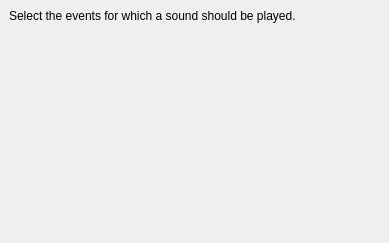
<ui version="4.0" >
 <class>NotificationSettings</class>
 <widget class="QWidget" name="NotificationSettings" >
  <property name="geometry" >
   <rect>
    <x>0</x>
    <y>0</y>
    <width>389</width>
    <height>243</height>
   </rect>
  </property>
  <layout class="QVBoxLayout" >
   <property name="margin" >
    <number>9</number>
   </property>
   <property name="spacing" >
    <number>6</number>
   </property>
   <item>
    <widget class="QLabel" name="label" >
     <property name="text" >
      <string>Select the events for which a sound should be played.</string>
     </property>
    </widget>
   </item>
   <item>
    <spacer>
     <property name="orientation" >
      <enum>Qt::Vertical</enum>
     </property>
     <property name="sizeType" >
      <enum>QSizePolicy::Fixed</enum>
     </property>
     <property name="sizeHint" >
      <size>
       <width>20</width>
       <height>20</height>
      </size>
     </property>
    </spacer>
   </item>
   <item>
    <widget class="QFrame" name="contentFrame" />
   </item>
   <item>
    <spacer>
     <property name="orientation" >
      <enum>Qt::Vertical</enum>
     </property>
     <property name="sizeHint" >
      <size>
       <width>20</width>
       <height>40</height>
      </size>
     </property>
    </spacer>
   </item>
  </layout>
 </widget>
 <resources>
  <include location="../wengophone.qrc" />
 </resources>
 <connections/>
</ui>
